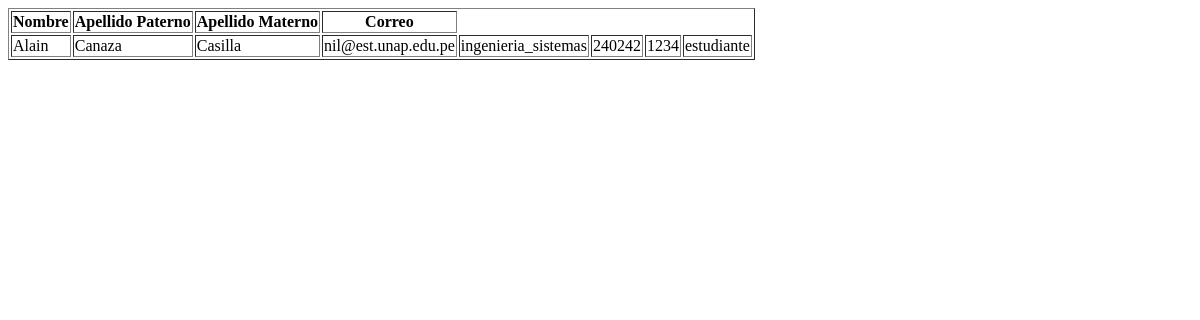
/listarpersona/, run on an earlier commit of the app's database.
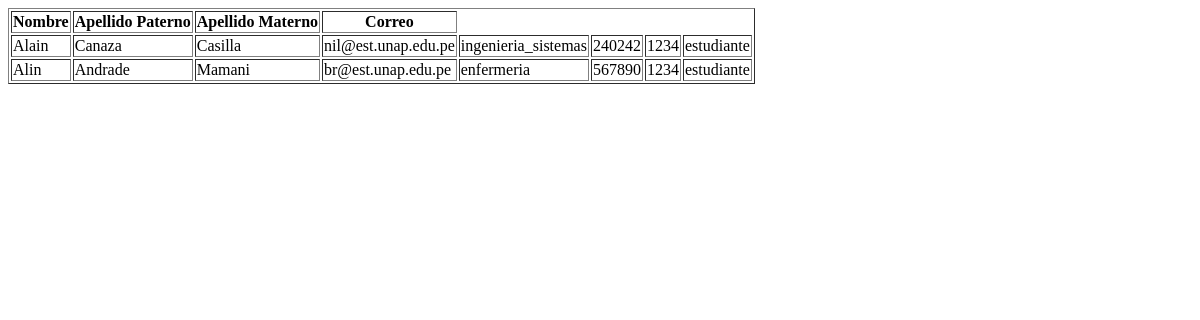
And on a later commit of the database.
### ReservaCanchasUNA/models.py (models this page shows, shortened)
class Persona(models.Model):
    nombre = models.CharField(max_length=100, blank=True, null=True)
    apellido_paterno = models.CharField(max_length=100, blank=True, null=True)
    apellido_materno = models.CharField(max_length=100, blank=True, null=True)
    correo = models.EmailField(max_length=100, unique=True, blank=True, null=True)
    escuela = models.CharField(max_length=100, blank=True, null=True)
    codigo = models.IntegerField( unique=True,
        blank=True, # Considera cambiar a False si siempre debe ser obligatorio
        null=True,  # Considera cambiar a False si siempre debe ser obligatorio
        validators=[
            MinValueValidator(100000, message="El código debe tener 6 dígitos."),
            MaxValueValidator(999999, message="El código debe tener 6 dígitos.")
        ]
    )
    contrasena = models.CharField(max_length=100, blank=True, null=True)
    rol = models.CharField(max_length=100, default='estudiante', null=False)
    penalizado = models.BooleanField(default=False)
    penalizacion_motivo = models.TextField(blank=True, null=True)
    fecha_reserva = models.DateTimeField(auto_now_add=True, null=True, blank=True)

### ReservaCanchasUNA/views.py (the view)
# urls.py: path('listarpersona/', views.listar_personas, name='listar_personas'),
def listar_personas(request):
    return render(request, "ReservaCanchasUNA/lista_personas.html",{"personas":models.Persona.objects.all()})

### ReservaCanchasUNA/templates/ReservaCanchasUNA/lista_personas.html (shortened to what this page needs)
{% load crispy_forms_tags %}
<!DOCTYPE html>
<html lang="en">
<head>
</head>
<body>
  <table border="1">
    <thead>
        <tr>
            <th>Nombre</th>
            <th>Apellido Paterno</th>
            <th>Apellido Materno</th>
             <th>Correo</th>
        </tr>
    </thead>
    <tbody>
        {% for persona in personas %}
        <tr>
            <td>{{ persona.nombre }}</td>
            <td>{{ persona.apellido_paterno }}</td>
            <td>{{ persona.apellido_materno }}</td>
            <td>{{ persona.correo }}</td>
            <td>{{ persona.escuela }}</td>
            <td>{{ persona.codigo }}</td>
            <td>{{ persona.contrasena }}</td>
            <td>{{ persona.rol }}</td>
        </tr>
        {% endfor %}
    </tbody>
</table>
</body>
</html>

What changed in the data, as far as the page shows it:
added Persona: nombre "Alin", apellido_paterno "Andrade", apellido_materno "Mamani", correo "br@est.unap.edu.pe", escuela "enfermeria", codigo "567890", contrasena "1234", rol "estudiante"
